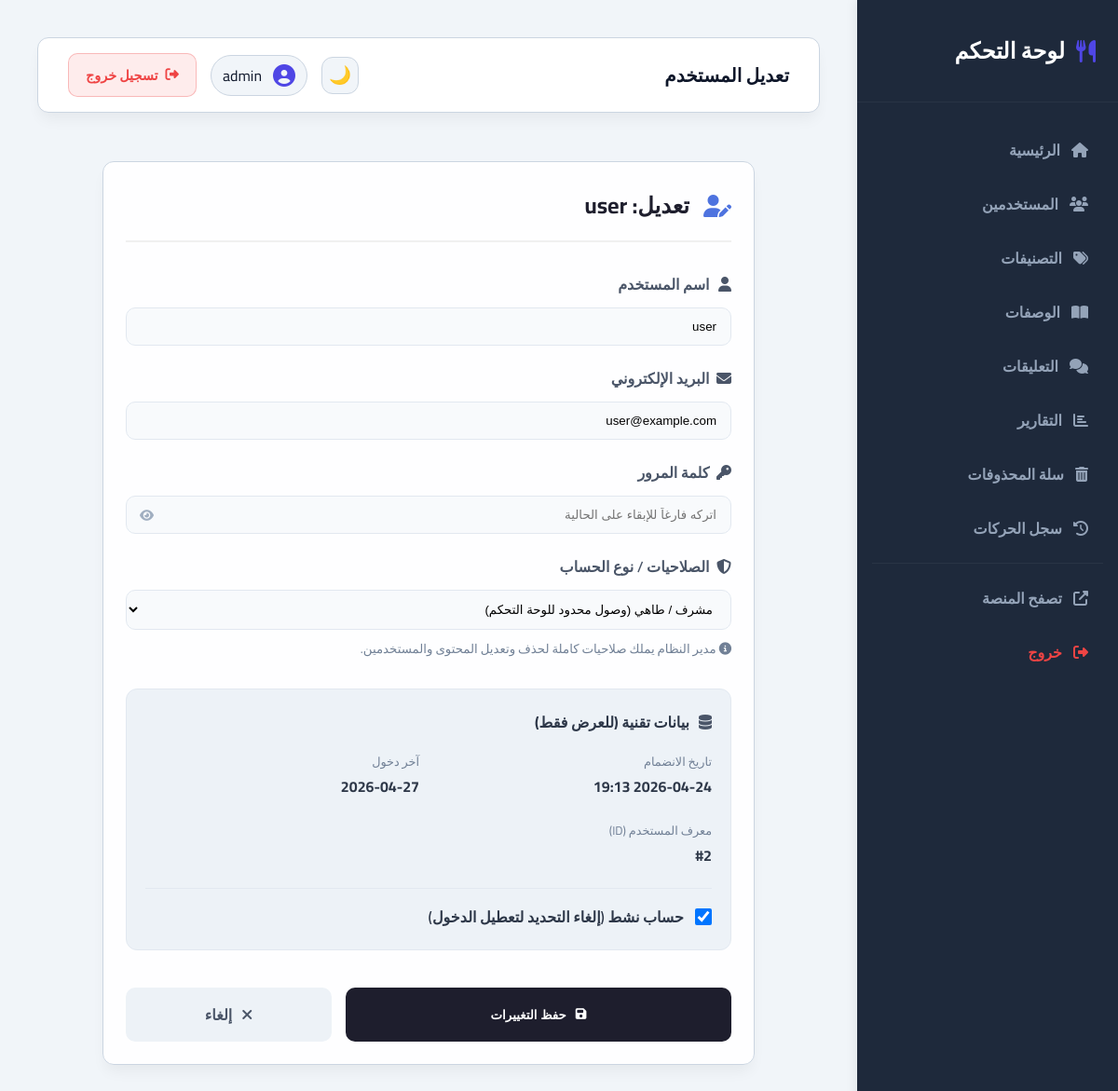
The app's page /dashboard/users/edit/2/ (signed in) with its own data.
### accountes/models.py (models this page shows, shortened)
class SoftDeleteMixin(models.Model):
    is_deleted = models.BooleanField(default=False)
    deleted_at = models.DateTimeField(null=True, blank=True)
    objects = SoftDeleteManager()
    all_objects = models.Manager()
    class Meta:
        abstract = True

class User(AbstractUser, SoftDeleteMixin):
    bio = models.TextField(blank=True)
    profile_picture = models.ImageField(upload_to='profile_pictures/', null=True, blank=True)
    facebook_link = models.URLField(blank=True)
    instagram_link = models.URLField(blank=True)
    twitter_link = models.URLField(blank=True)
    phone_number = models.CharField(max_length=20, blank=True)
    experience_years = models.CharField(max_length=50, blank=True, null=True, verbose_name="مدة الخبرة")
    objects = SoftDeleteUserManager()
    all_objects = UserManager()

### dashboard/views.py (the view, shortened to what this page needs)
# urls.py: path('users/edit/<int:pk>/', views.edit_user, name='edit_user'),
@user_passes_test(is_admin, login_url='dashboard:login')
def edit_user(request, pk):
    target_user = get_object_or_404(User, pk=pk)
    return render(request, 'dashboard/user_form.html', {'is_add': False, 'target_user': target_user})

### accountes/models.py (called while the page is built)
    def get_queryset(self):
        return super().get_queryset().filter(is_deleted=False)

    def get_queryset(self):
        return super().get_queryset().filter(is_deleted=False)

### dashboard/views.py (called while the page is built)
def is_admin(user):
    return user.is_authenticated and user.is_staff

### templates/dashboard/user_form.html (shortened to what this page needs)
{% extends 'dashboard/base_dashboard.html' %}
{% block page_title %}
{% if is_add %}إضافة مشرف جديد{% else %}تعديل المستخدم{% endif %}
{% endblock %}
{% block dashboard_content %}
<div style="width: 100%; display: flex; justify-content: center; padding: 20px; animation: fadeIn 0.5s ease;">
    <div class="stat-card"
        style="width: 100%; max-width: 700px; display: block; backdrop-filter: blur(10px); background: rgba(255, 255, 255, 0.9); margin: 0;">
        <h2
            style="margin-bottom: 30px; border-bottom: 2px solid #f0f0f0; padding-bottom: 15px; display: flex; align-items: center; justify-content: flex-start; gap: 15px; color: #1e1e2d; text-align: right;">
            {% if is_add %}
            <i class="fas fa-user-plus" style="color: #4e73df;"></i> إضافة مشرف جديد
            {% else %}
            <i class="fas fa-user-edit" style="color: #4e73df;"></i> تعديل: {{ target_user.username }}
            {% endif %}
        </h2>
        <form method="post" style="display: flex; flex-direction: column; gap: 20px;">
            <div class="form-group">
                <label style="display: block; margin-bottom: 10px; font-weight: 600; color: #4a5568;">
                    <i class="fas fa-user" style="width: 20px;"></i> اسم المستخدم
                </label>
                <input type="text" name="username" value="{{ target_user.username|default:'' }}" required
                    style="width: 100%; padding: 12px 15px; border: 1px solid #e2e8f0; border-radius: 10px; transition: all 0.3s; background: #f8fafc;">
            </div>
            <div class="form-group">
                <label style="display: block; margin-bottom: 10px; font-weight: 600; color: #4a5568;">
                    <i class="fas fa-envelope" style="width: 20px;"></i> البريد الإلكتروني
                </label>
                <input type="email" name="email" value="{{ target_user.email|default:'' }}" required
                    style="width: 100%; padding: 12px 15px; border: 1px solid #e2e8f0; border-radius: 10px; transition: all 0.3s; background: #f8fafc;">
            </div>
            <div class="form-group">
                <label style="display: block; margin-bottom: 10px; font-weight: 600; color: #4a5568;">
                    <i class="fas fa-key" style="width: 20px;"></i> كلمة المرور
                </label>
                <div style="position: relative;">
                    <input type="password" name="password" id="passwordInput" {% if is_add %}required{% endif %}
                        placeholder="{% if not is_add %}اتركه فارغاً للإبقاء على الحالية{% else %}أدخل كلمة السر الجديدة{% endif %}"
                        style="width: 100%; padding: 12px 15px; border: 1px solid #e2e8f0; border-radius: 10px; transition: all 0.3s; background: #f8fafc; padding-left: 45px;">
                    <button type="button" onclick="togglePassword()"
                        style="position: absolute; left: 10px; top: 50%; transform: translateY(-50%); background: none; border: none; color: #a0aec0; cursor: pointer; padding: 5px; transition: color 0.3s;">
                        <i id="toggleIcon" class="fas fa-eye"></i>
                    </button>
                </div>
            </div>
            {% with s=target_user.is_staff su=target_user.is_superuser %}
            <div class="form-group">
                <label style="display: block; margin-bottom: 10px; font-weight: 600; color: #4a5568;">
                    <i class="fas fa-shield-alt" style="width: 20px;"></i> الصلاحيات / نوع الحساب
                </label>
                <select name="role"
                    style="width: 100%; padding: 12px 15px; border: 1px solid #e2e8f0; border-radius: 10px; background: #f8fafc; cursor: pointer;">
                    <option value="staff" {% if s and not su %}selected{% endif %}>مشرف / طاهي (وصول محدود للوحة التحكم)
                    </option>
                </select>
                <small style="color: #718096; display: block; margin-top: 8px;">
                    <i class="fas fa-info-circle"></i> مدير النظام يملك صلاحيات كاملة لحذف وتعديل المحتوى والمستخدمين.
                </small>
            </div>
            {% endwith %}
            {% if not is_add %}
            <div
                style="background: #edf2f7; padding: 20px; border-radius: 12px; margin-top: 10px; border: 1px solid #e2e8f0;">
                <h4
                    style="margin: 0 0 15px 0; color: #2d3748; font-size: 1rem; display: flex; align-items: center; gap: 10px;">
                    <i class="fas fa-database" style="color: #4a5568;"></i> بيانات تقنية (للعرض فقط)
                </h4>
                <div style="display: grid; grid-template-columns: 1fr 1fr; gap: 20px;">
                    <div>
                        <span style="font-size: 0.8rem; color: #718096; display: block;">تاريخ الانضمام</span>
                        <strong style="color: #2d3748;">{{ target_user.date_joined|date:"Y-m-d H:i" }}</strong>
                    </div>
                    <div>
                        <span style="font-size: 0.8rem; color: #718096; display: block;">آخر دخول</span>
                        {% with ll=target_user.last_login %}
                        <strong style="color: #2d3748;">{{ ll|date:"Y-m-d"|default:"-" }}</strong>
                        {% endwith %}
                    </div>
                    <div>
                        <span style="font-size: 0.8rem; color: #718096; display: block;">معرف المستخدم (ID)</span>
                        <strong style="color: #2d3748;">#{{ target_user.id }}</strong>
                    </div>
                </div>
                <div style="margin-top: 20px; padding-top: 15px; border-top: 1px solid #e2e8f0;">
                    <label style="display: flex; align-items: center; gap: 12px; cursor: pointer;">
                        <input type="checkbox" name="is_active" {% if target_user.is_active %}checked{% endif %}
                            style="width: 18px; height: 18px; cursor: pointer;">
                        <span style="font-weight: 600; color: #2d3748;">حساب نشط (إلغاء التحديد لتعطيل الدخول)</span>
                    </label>
                </div>
            </div>
            {% endif %}
            <div style="display: flex; gap: 15px; margin-top: 20px;">
                <button type="submit"
                    style="flex: 2; background: #1e1e2d; color: white; border: none; padding: 14px; border-radius: 10px; cursor: pointer; font-weight: 600; transition: transform 0.2s; display: flex; align-items: center; justify-content: center; gap: 10px;">
                    <i class="fas fa-save"></i> حفظ التغييرات
                </button>
                <a href="{% url 'dashboard:user_list' %}"
                    style="flex: 1; background: #edf2f7; color: #4a5568; text-decoration: none; padding: 14px; border-radius: 10px; text-align: center; font-weight: 600; transition: background 0.3s; display: flex; align-items: center; justify-content: center; gap: 10px;">
                    <i class="fas fa-times"></i> إلغاء
                </a>
            </div>
        </form>
    </div>
</div>
{% endblock %}

### templates/dashboard/base_dashboard.html (shortened to what this page needs)
<!DOCTYPE html>
<html lang="ar" dir="rtl">
<head>
    <link rel="stylesheet" href="https://cdnjs.cloudflare.com/ajax/libs/font-awesome/6.5.0/css/all.min.css">
</head>
<body>
    <div class="sidebar">
        <div class="sidebar-header">
            <i class="fas fa-utensils"></i> لوحة التحكم
        </div>
        <ul class="sidebar-menu">
            <li><a href="{% url 'dashboard:home' %}" class="{% if request.resolver_match.url_name == 'home' %}active{% endif %}"><i class="fas fa-home"></i> الرئيسية</a></li>
            <li><a href="{% url 'dashboard:user_list' %}" class="{% if request.resolver_match.url_name == 'user_list' %}active{% endif %}"><i class="fas fa-users"></i> المستخدمين</a></li>
            <li><a href="{% url 'dashboard:category_list' %}" class="{% if request.resolver_match.url_name == 'category_list' %}active{% endif %}"><i class="fas fa-tags"></i> التصنيفات</a></li>
            <li><a href="{% url 'dashboard:recipe_list' %}" class="{% if request.resolver_match.url_name == 'recipe_list' %}active{% endif %}"><i class="fas fa-book-open"></i> الوصفات</a></li>
            <li><a href="{% url 'dashboard:comment_list' %}" class="{% if request.resolver_match.url_name == 'comment_list' %}active{% endif %}"><i class="fas fa-comments"></i> التعليقات</a></li>
            <li><a href="{% url 'dashboard:reports' %}" class="{% if request.resolver_match.url_name == 'reports' %}active{% endif %}"><i class="fas fa-chart-bar"></i> التقارير</a></li>
            <li><a href="{% url 'dashboard:recycle_bin' %}" class="{% if request.resolver_match.url_name == 'recycle_bin' %}active{% endif %}"><i class="fas fa-trash-alt"></i> سلة المحذوفات</a></li>
            <li><a href="{% url 'dashboard:activity_log' %}" class="{% if request.resolver_match.url_name == 'activity_log' %}active{% endif %}"><i class="fas fa-history"></i> سجل الحركات</a></li>
            <hr style="border: 0; border-top: 1px solid rgba(255,255,255,0.05); margin: 10px 0;">
            <li><a href="{% url 'home' %}" target="_blank"><i class="fas fa-external-link-alt"></i> تصفح المنصة</a></li>
            <li><a href="{% url 'dashboard:logout' %}" style="color: var(--danger);"><i class="fas fa-sign-out-alt"></i> خروج</a></li>
        </ul>
    </div>
    <div class="main-content">
        <div class="top-navbar">
            <h2>{% block page_title %}الرئيسية{% endblock %}</h2>
            <div style="display: flex; align-items: center; gap: 15px;">
                <button id="theme-toggle" style="background: var(--bg-body); border: 1px solid var(--border-color); color: var(--text-main); width: 40px; height: 40px; border-radius: 12px; cursor: pointer; display: flex; align-items: center; justify-content: center; font-size: 1.2rem;">
                    <span id="theme-icon">🌙</span>
                </button>
                <div class="user-profile">
                    <i class="fas fa-user-circle"></i>
                    <span>{{ request.user.username }}</span>
                </div>
                <a href="{% url 'dashboard:logout' %}"
                   style="display:flex; align-items:center; gap:8px; background:rgba(239,68,68,0.1); color:#ef4444; border:1px solid rgba(239,68,68,0.3); padding:9px 18px; border-radius:10px; text-decoration:none; font-weight:700; font-size:0.9rem; transition:all 0.2s;"
                   onmouseover="this.style.background='#ef4444'; this.style.color='#fff';"
                   onmouseout="this.style.background='rgba(239,68,68,0.1)'; this.style.color='#ef4444';">
                    <i class="fas fa-sign-out-alt"></i>
                    تسجيل خروج
                </a>
            </div>
        </div>
        {% block dashboard_content %}{% endblock %}
    </div>
</body>
</html>

### templates/dashboard/base_dashboard.html (style rules this page uses)
:root { --primary: #4f46e5; --primary-hover: #4338ca; --sidebar-bg: #1e293b; --sidebar-text: #94a3b8; --sidebar-active: #ffffff; --sidebar-hover-bg: #334155; --bg-body: #f1f5f9; --card-bg: #ffffff; --text-main: #0f172a; --text-muted: #475569; --border-color: #cbd5e1; --danger: #ef4444; --success: #10b981; --radius: 12px; --shadow: 0 10px 15px -3px rgb(0 0 0 / 0.05); --shadow-md: 0 20px 25px -5px rgb(0 0 0 / 0.05); --shadow-lg: 0 25px 50px -12px rgb(0 0 0 / 0.1); }
* { box-sizing: border-box; margin: 0; padding: 0; }
body { font-family: 'Cairo', sans-serif; background-color: var(--bg-body); color: var(--text-main); display: flex; min-height: 100vh; }
.sidebar { width: 280px; background-color: var(--sidebar-bg); color: var(--sidebar-text); display: flex; flex-direction: column; position: fixed; right: 0; top: 0; bottom: 0; z-index: 1000; box-shadow: -4px 0 10px rgba(0,0,0,0.05); }
.sidebar-header { padding: 32px 24px; font-size: 1.5rem; font-weight: 700; color: white; display: flex; align-items: center; gap: 12px; border-bottom: 1px solid rgba(255,255,255,0.05); }
.sidebar-header i { color: var(--primary); }
.sidebar-menu { flex: 1; padding: 24px 16px; list-style: none; }
.sidebar-menu li { margin-bottom: 4px; }
.sidebar-menu a { display: flex; align-items: center; gap: 12px; padding: 12px 16px; color: var(--sidebar-text); text-decoration: none; font-weight: 600; border-radius: var(--radius); transition: all 0.2s; }
.main-content { margin-right: 280px; flex: 1; padding: 40px; width: calc(100% - 280px); }
.top-navbar { background: var(--card-bg); padding: 16px 32px; border-radius: var(--radius); margin-bottom: 32px; display: flex; justify-content: space-between; align-items: center; box-shadow: var(--shadow); border: 1px solid var(--border-color); }
.top-navbar h2 { font-size: 1.25rem; font-weight: 700; }
.user-profile { display: flex; align-items: center; gap: 12px; padding: 6px 12px; border-radius: 30px; border: 1px solid var(--border-color); background: var(--bg-body); }
.user-profile i { color: var(--primary); font-size: 1.5rem; }
.stat-card { background: var(--card-bg); padding: 24px; border-radius: var(--radius); box-shadow: var(--shadow); border: 1px solid var(--border-color); display: flex; justify-content: space-between; align-items: center; transition: transform 0.2s; }

### records on screen
User: user.username "admin"
User: username "user", email "user@example.com", date_joined "2026-04-24 19:13", last_login "2026-04-27", id "2", is_active "☑"
